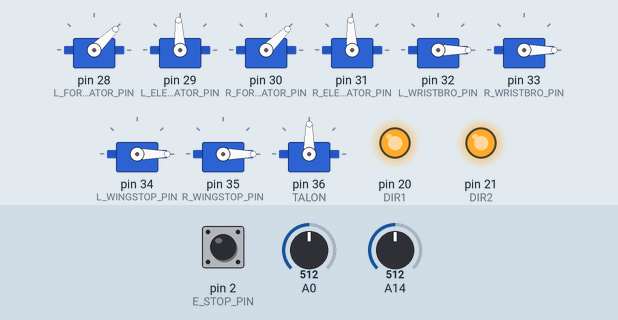
This sketch was run on a simulated Arduino Mega 2560, built with avr-gcc and run on an emulated ATmega2560. Shown: 9 × servo, output pins drawn as LEDs (lit = HIGH). Inputs (shaded band) come from the test bench; at power-on: A0 = 512, A14 = 512, pin 2 (E_STOP_PIN) HIGH. What the sketch prints to the serial monitor is not drawn.

Above: at 1.2 s.
1.3 s: A0 set to 29
At 2.5 s:
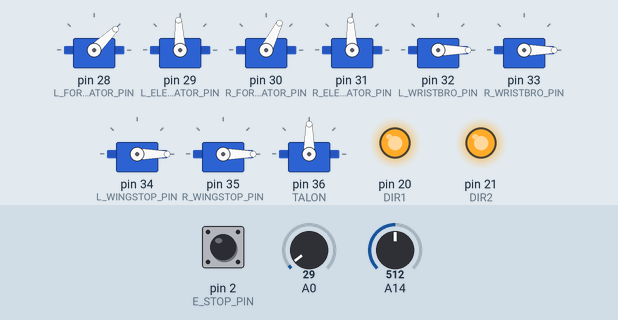
2.8 s: A14 set to 29
At 3.3 s:
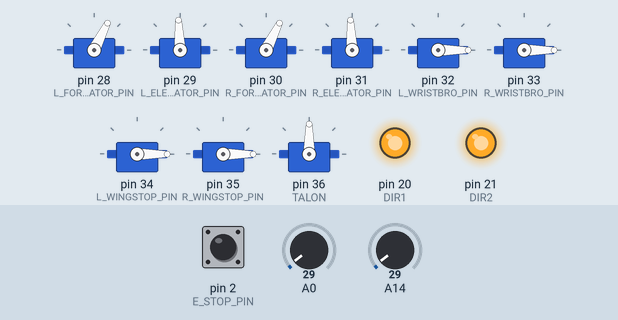
4.3 s: A0 set to 0
At 4.6 s:
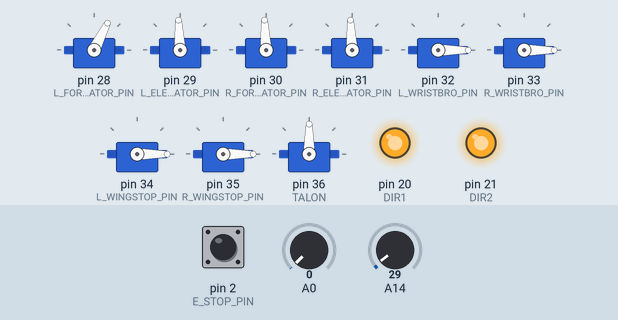
5.8 s: A0 set to 122
At 6.2 s:
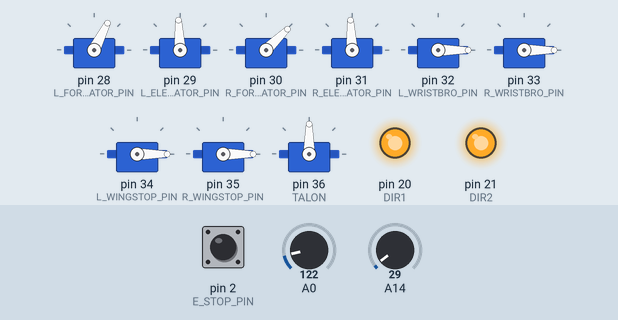
Timing chart, 0 to 8.3 s (numbered marks = the images above; inputs shaded):
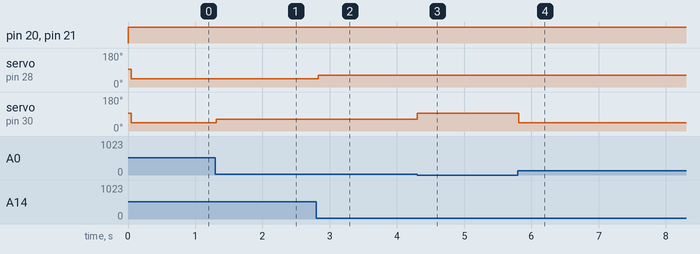

The sketch:

all_systems.ino
```cpp
// X1 WALL-E 2024
// by Joshua Taylor
// 2024-05-31

// Designed for Teensy 4.1

#include <AutoPID.h>
#include <Servo.h>

// Pin definitions
#define E_STOP_PIN 2

#define L_FOREARM_ACTUATOR_PIN 28
#define L_FOREARM_POT_PIN 14

#define L_ELEV_ACTUATOR_PIN 29
#define L_ELEV_POT_PIN 15

#define R_FOREARM_ACTUATOR_PIN 30
#define R_FOREARM_POT_PIN 16

#define R_ELEV_ACTUATOR_PIN 31
#define R_ELEV_POT_PIN 17

#define R_WRISTBRO_PIN 33
#define L_WRISTBRO_PIN 32

#define R_WINGSTOP_PIN 35
#define L_WINGSTOP_PIN 34


// Tank drive
#define DIR1 20
#define PWM1 18
#define DIR2 21
#define PWM2 19

#define TALON 36

// Servo objects
Servo leftArmServo;
Servo leftElevServo;
Servo rightArmServo;
Servo rightElevServo;
Servo talonServo;
Servo leftwristbro;
Servo rightwristbro;
Servo leftwingstop;
Servo rightwingstop;

// All variables that we're going to receive from the RPi
short leftSpeed = 0;
short rightSpeed = 0;

short leftArmLength = 0;
short rightArmLength = 0;

short leftArmAngle = 0;
short rightArmAngle = 0;

short leftWingAngle = 0;
short rightWingAngle = 0;

short leftHandAngle = 0;
short rightHandAngle = 0;

bool bigFaceLatch = true;

// Introductory message
char intro[] = {0x55, 0x4f, 0x02, 0x39, 0x81, 0xc4};
char terminator[] = {0x0c, 0xf7, 0x13, 0x85, 0x3f, 0x5a};

// Message read status
char status = 0;

// Message type
char type = 0;

// Message data
char data[32];

// Checksum
char checksum = 0;

// Last message time
unsigned long lastMessage = 0;

int pos = 0; // variable to store the servo position

#define OUTPUT_MIN -500
#define OUTPUT_MAX 500
#define KP 600
#define KI 0
#define KD 10

double currentLeftLength, leftTarget, leftMoveSpeed;
double currentRightLength, rightTarget, rightMoveSpeed;

AutoPID leftPID(&currentLeftLength, &leftTarget, &leftMoveSpeed, OUTPUT_MIN, OUTPUT_MAX, KP, KI, KD);
AutoPID rightPID(&currentRightLength, &rightTarget, &rightMoveSpeed, OUTPUT_MIN, OUTPUT_MAX, KP, KI, KD);

unsigned long lastHeartbeat = 0;

void setup()
{
  Serial.begin(115200);
  Serial.println("Start");

  Serial1.begin(115200);

  pinMode(DIR1, OUTPUT);
  pinMode(PWM1, OUTPUT);
  pinMode(DIR2, OUTPUT);
  pinMode(PWM2, OUTPUT);

  pinMode(E_STOP_PIN, INPUT_PULLUP);

  digitalWrite(DIR1, LOW);
  digitalWrite(DIR2, LOW);

  // Linear actuator
  leftArmServo.attach(L_FOREARM_ACTUATOR_PIN);
  leftElevServo.attach(L_ELEV_ACTUATOR_PIN);
  rightArmServo.attach(R_FOREARM_ACTUATOR_PIN);
  rightElevServo.attach(R_ELEV_ACTUATOR_PIN);
  leftwristbro.attach(L_WRISTBRO_PIN);
  rightwristbro.attach(R_WRISTBRO_PIN);
  leftwingstop.attach(L_WINGSTOP_PIN);
  rightwingstop.attach(R_WINGSTOP_PIN);

  pinMode(L_FOREARM_POT_PIN, INPUT);
  pinMode(L_ELEV_POT_PIN, INPUT);
  pinMode(R_FOREARM_POT_PIN, INPUT);
  pinMode(R_ELEV_POT_PIN, INPUT);
  pinMode(L_WRISTBRO_PIN, INPUT);
  pinMode(R_WRISTBRO_PIN, INPUT);
  pinMode(L_WINGSTOP_PIN, INPUT);
  pinMode(R_WINGSTOP_PIN, INPUT);

  leftPID.setTimeStep(50);
  // leftPID.setBangBang(1.5);
  leftTarget = 0;

  rightPID.setTimeStep(50);
  // rightPID.setBangBang(1.5);
  rightTarget = 0;

  // Shredder
  talonServo.attach(TALON);
}

float mapfloat(float x, float in_min, float in_max, float out_min, float out_max)
{
  return (x - in_min) * (out_max - out_min) / (in_max - in_min) + out_min;
}

float getLinearLength(int pin, float extent)
{
  int potValue = analogRead(pin);
  float len = mapfloat(potValue, 0, 1023, 0.0, extent);
  return len;
}

void loop() // run over and over
{
  // Print heartbeat to serial every second
  if (millis() - lastHeartbeat > 1000)
  {
    Serial.println("Heartbeat");
    lastHeartbeat = millis();
  }

  currentLeftLength = getLinearLength(L_FOREARM_POT_PIN, 18.0);
  currentRightLength = getLinearLength(R_FOREARM_POT_PIN, 18.0);
  leftPID.run();
  rightPID.run();

  if (fabs(leftMoveSpeed) < 10)
    leftMoveSpeed = 0;

  if (fabs(rightMoveSpeed) < 10)
    rightMoveSpeed = 0;

  leftArmServo.writeMicroseconds(leftMoveSpeed + 1500); // stop signal
  rightArmServo.writeMicroseconds(rightMoveSpeed + 1500); // stop signal

  if (digitalRead(E_STOP_PIN) == HIGH)
  {
    Serial.println("E-STOP");
    status = 255;
  }
  // Get message from rpi
  else if (Serial1.available())
  {
    lastMessage = millis();
    // Determine what part of the message we're supposed to read
    // 0-5: Intro
    if (status < 6)
    {
      char in;
      // Wait for the first byte of the message
      if ((in = Serial1.read()) == intro[status])
        status++;
      else
      {
        Serial.print("BAD INTRO, ");
        Serial.print(in);
        Serial.print(" != ");
        Serial.println(intro[status]);
        status = 255;
      }
    }
    // 6: Type
    else if (status == 6)
    {
      type = Serial1.read();
      status++;
    }
    // 7-38: Data
    else if (status >= 7 && status < 39)
    {
      data[status - 7] = Serial1.read();
      status++;
    }
    // 39: Checksum
    else if (status == 39)
    {
      checksum = Serial1.read();

      // Checksum is correct
      // Calculate sum of all bytes in message
      char sum = 0;
      for (int i = 0; i < 32; i++)
        sum += data[i];

      // Checksum is incorrect
      if (sum != checksum)
      {
        Serial.println("BAD CHECKSUM");
        status = 255;
      }
      else
        status++;
    }
    // 40-45: Terminator
    else if (status >= 40 && status < 46)
    {
      // Wait for the first byte of the message
      if (Serial1.read() == terminator[status - 40])
        status++;
      else
      {
        Serial.println("BAD TERMINATOR");
        status = 255;
      }
    }

    // Complete message indicator
    if (status == 46)
    {
      // Handle the message
      if (type == 1)
      {
        // TURN OFF THE SHREDDER
        talonServo.write(1500);

        // Handle the message
        // Normal operation
        leftSpeed = (data[0] << 8) | data[1];
        rightSpeed = (data[2] << 8) | data[3];

        leftArmLength = (data[4] << 8) | data[5];
        leftTarget = mapfloat(leftArmLength, -32768, 32767, 0.0, 18.0);

        rightArmLength = (data[6] << 8) | data[7];
        rightTarget = mapfloat(rightArmLength, -32768, 32767, 0.0, 18.0);

        leftArmAngle = (data[8] << 8) | data[9];
        rightArmAngle = (data[10] << 8) | data[11];

        leftWingAngle = (data[12] << 8) | data[13];
        rightWingAngle = (data[14] << 8) | data[15];

        leftWingAngle = mapfloat(leftWingAngle, -32768, 32767, 20, 90);
        rightWingAngle = mapfloat(rightWingAngle, -32768, 32767, 20, 90);

        leftHandAngle = (data[16] << 8) | data[17];
        rightHandAngle = (data[18] << 8) | data[19];

        bigFaceLatch = data[20] == 1;
      }
      // Handle shredder message
      else if (type == 2)
      {
        Serial.print("GOT SHREDDER MESSAGE\t");

        // Check for the magic number
        int doubleCheck = (data[0] << 24) | (data[8] << 16) | (data[3] << 8) | data[19];
        if (doubleCheck == 0xdeadbeef)
        {
          short speed = (data[4] << 8) | data[5];
          Serial.print(speed);
          Serial.print("\t");

          // 0 means backwards, 1 means forwards
          int direction = data[6];
          Serial.print(direction);
          Serial.print("\t");

          // Validate message
          if (speed < -32768 || speed > 32767 || direction < 0 || direction > 1)
          {
            Serial.println("BAD SHREDDER MESSAGE (2)");
            talonServo.write(1500);
          }
          else
          {

            int signal = map(speed, -32768, 32767, 0, 500);

            signal = direction == 0 ? 1500 - signal : 1500 + signal;

            Serial.println(signal);
            talonServo.write(signal);
          }
        }
        else
        {
          Serial.println("BAD SHREDDER MESSAGE");
          talonServo.write(1500);
        }
      }

      // Reset status
      status = 0;
    }
  }

  // Check for timeout
  if (millis() - lastMessage > 1000 && status != 0)
  {
    Serial.println("TIMEOUT");
    status = 255;
  }

  // Bad message indicator
  if (status == 255)
  {
    // TURN OFF THE SHREDDER
    talonServo.write(1500);

    // Set all values to zero
    leftSpeed = 0;
    rightSpeed = 0;

    leftArmLength = -32768;
    rightArmLength = -32768;

    leftArmAngle = 0;
    rightArmAngle = 0;

    leftWingAngle = 0;
    rightWingAngle = 0;

    leftHandAngle = 0;
    rightHandAngle = 0;

    bigFaceLatch = true;

    // Reset status
    Serial.println("BAD MESSAGE");
    status = 0;
  }

  int leftAngleSpeed = map(leftArmAngle, -32768, 32767, -500, 500);
  leftElevServo.writeMicroseconds(leftAngleSpeed + 1500);

  int rightAngleSpeed = map(rightArmAngle, -32768, 32767, -500, 500);
  rightElevServo.writeMicroseconds(rightAngleSpeed + 1500);

  leftwristbro.write(leftHandAngle);
  rightwristbro.write(rightHandAngle);

  leftwingstop.write(leftWingAngle);
  rightwingstop.write(rightWingAngle);

  digitalWrite(DIR1, leftSpeed >= 0);
  digitalWrite(DIR2, rightSpeed >= 0);

  analogWrite(PWM1, map(abs(leftSpeed), 0, 32678, 0, 255));
  analogWrite(PWM2, map(abs(rightSpeed), 0, 32678, 0, 255));
}
```

Measured:
- after the input at 1.3 s, servo on pin 30 (R_FOREARM_ACTUATOR_PIN): 44° → 63° at once
- after the input at 2.8 s, servo on pin 28 (L_FOREARM_ACTUATOR_PIN): 44° → 63° at once
- after the input at 4.3 s, servo on pin 30 (R_FOREARM_ACTUATOR_PIN): 63° → 93° at once
- after the input at 5.8 s, servo on pin 30 (R_FOREARM_ACTUATOR_PIN): 93° → 44° at once
